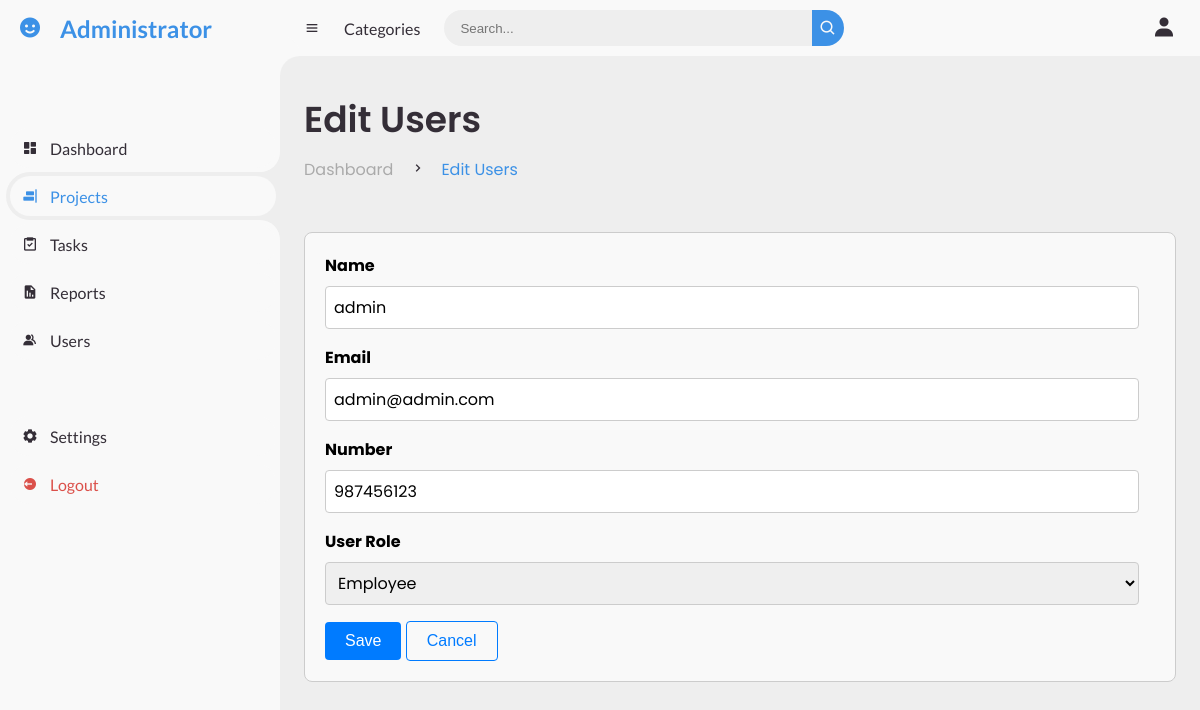
/includes/edit_users.php?edit_id=8 (signed in), run on the app's committed database.
### tables this page shows
CREATE TABLE `users` (
  `id` int(11) NOT NULL,
  `name` varchar(200) NOT NULL,
  `email` varchar(390) NOT NULL,
  `number` varchar(20) NOT NULL,
  `password` varchar(200) NOT NULL,
  `user_role` int(11) NOT NULL
);

### includes/dynamic_role_title.php (called while the page is built, shortened)
<?php
if (isset($_SESSION['user_role']) && isset($_SESSION['user_email'])) {
    $user_role = $_SESSION['user_role'];
    switch ($user_role) {
        case 1:
            $greeting = 'Administrator';
            break;
    }
} else {
    header("Location: user_login.php");
    exit;
}
?>

### includes/edit_users.php (the view, shortened to what this page needs)
<?php
include "dynamic_role_title.php";
include "connection.php";
$edit_id = $_GET['edit_id'];
$sql = "SELECT * FROM users WHERE id = ?";
$stmt = $conn->prepare($sql);
if ($stmt) {
    $stmt->bind_param("i", $edit_id);
    $stmt->execute();
    $result = $stmt->get_result();
    if ($result->num_rows == 1) {
        $user = $result->fetch_assoc();
    } else {
        header("Location: users.php");
        exit;
    }
} else {
    die('Error preparing SQL: ' . $conn->error);
}
?>
<!DOCTYPE html>
<html lang="en">
<head>
    <link href='https://unpkg.com/boxicons@2.1.4/css/boxicons.min.css' rel='stylesheet'>
    <link rel="stylesheet" href="../CSS/user_dashboard.css">
</head>
<body>
<section id="sidebar">
        <a class="brand" href="#">
            <i class="bx bxs-smile"></i><span class="text"><?php echo $greeting; ?></span>
        </a>
        <ul class="side-menu top">
            <li>
                <a href="admin_dashboard.php" class="sidebar-link" data-section="dashboard">
                    <i class='bx bxs-dashboard'></i>
                    <span class="text">Dashboard</span>
                </a>
            </li>
            <li class="active">
                <a href="projects.php" class="sidebar-link" data-section="projects">
                    <i class='bx bxs-objects-horizontal-right'></i>
                    <span class="text">Projects</span>
                </a>
            </li>
            <li>
                <a href="task.php" id="tasks-link">
                    <i class='bx bx-task'></i>
                    <span class="text">Tasks</span>
                </a>
            </li>
            <li>
                <a href="#" id="reports-link">
                    <i class='bx bxs-report'></i>
                    <span class="text">Reports</span>
                </a>
            </li>
            <li>
                <a href="users.php" id="team-link">
                    <i class='bx bxs-group'></i>
                    <span class="text">Users</span>
                </a>
            </li>
        </ul>
        <ul class="side-menu">
            <li>
                <a href="#" id="settings-link">
                    <i class='bx bxs-cog'></i>
                    <span class="text">Settings</span>
                </a>
            </li>
            <li>
                <a href="user_login.php" class="logout">
                    <i class='bx bxs-log-out-circle'></i>
                    <span class="text">Logout</span>
                </a>
            </li>
        </ul>
    </section>
    <section id="content">
        <nav>
            <i class='bx bx-menu'></i>
            <a href="#" class="nav-link">Categories</a>
            <form action="#">
                <div class="form-input">
                    <input type="search" placeholder="Search...">
                    <button type="submit" class="search-btn"><i class='bx bx-search'></i></button>
                </div>
            </form>
            <a href="profile.php" class="profile">
                <i class='bx bxs-user' style='font-size: 1.5em;'></i>
            </a>
        </nav>
        <main class="container">
            <div class="head-title">
                <div class="left">
                    <h1>Edit Users</h1>
                    <ul class="breadcrumb">
                        <li><a href="#">Dashboard</a></li>
                        <li><i class='bx bx-chevron-right'></i></li>
                        <li><a class="active" href="#">Edit Users</a></li>
                    </ul>
                </div>
            </div><br><br>
        <div class="row">
            <form action="<?php echo htmlspecialchars($_SERVER["PHP_SELF"]) . '?edit_id=' . $edit_id; ?>" method="post" class="form">
                <label for="name" class="form-label">Name</label>
                <input type="text" id="name" name="name" placeholder="Enter your Name" required class="form-control" value="<?php echo htmlspecialchars($user['name']); ?>">
                <label for="email" class="form-label">Email</label>
                <input type="email" id="email" name="email" placeholder="Enter your email" required class="form-control" value="<?php echo htmlspecialchars($user['email']); ?>">
                <label for="number" class="form-label">Number</label>
                <input type="number" id="number" name="number" placeholder="Enter your Number" required class="form-control" value="<?php echo htmlspecialchars($user['number']); ?>">
                <label for="user_role" class="form-label">User Role</label>
                <select id="user_role" name="user_role" class="form-select">
                    <option value="2" <?php if ($user['user_role'] == 2) echo 'selected'; ?> selected>Employee</option>
                </select>
                <input type="submit" name="save_user" value="Save" onclick="alert('Changes saved');" class="button">
                <input type="button" value="Cancel" onclick="window.location.href='users.php';" class="button button-outline">
            </form>
        </div>
    </main>
</body>
</html>

### CSS/user_dashboard.css (style rules this page uses)
* { margin: 0; padding: 0; box-sizing: border-box; }
a { text-decoration: none; }
li { list-style: none; }
:root { --poppins: 'Poppins', sans-serif; --lato: 'Lato', sans-serif; --light: #F9F9F9; --blue: #3C91E6; --light-blue: #CFE8FF; --grey: #eee; --dark-grey: #AAAAAA; --dark: #342E37; --red: #DB504A; --yellow: #FFCE26; --light-yellow: #FFF2C6; --orange: #FD7238; --light-orange: #FFE0D3; }
html { overflow-x: hidden; }
body { background: var(--grey); overflow-x: hidden; }
#sidebar { position: fixed; top: 0; left: 0; width: 280px; height: 100%; background: var(--light); z-index: 2000; font-family: var(--lato); transition: .3s ease; overflow-x: hidden; scrollbar-width: none; }
#sidebar .brand { font-size: 24px; font-weight: 700; height: 56px; display: flex; align-items: center; color: var(--blue); position: sticky; top: 0; left: 0; background: var(--light); z-index: 500; padding-bottom: 20px; box-sizing: content-box; }
#sidebar .brand .bx { min-width: 60px; display: flex; justify-content: center; }
#sidebar .side-menu { width: 100%; margin-top: 48px; }
#sidebar .side-menu li { height: 48px; background: transparent; margin-left: 6px; border-radius: 48px 0 0 48px; padding: 4px; }
#sidebar .side-menu li.active { background: var(--grey); position: relative; }
#sidebar .side-menu li.active::before { content: ''; position: absolute; width: 40px; height: 40px; border-radius: 50%; top: -40px; right: 0; box-shadow: 20px 20px 0 var(--grey); z-index: -1; }
#sidebar .side-menu li.active::after { content: ''; position: absolute; width: 40px; height: 40px; border-radius: 50%; bottom: -40px; right: 0; box-shadow: 20px -20px 0 var(--grey); z-index: -1; }
#sidebar .side-menu li a { width: 100%; height: 100%; background: var(--light); display: flex; align-items: center; border-radius: 48px; font-size: 16px; color: var(--dark); white-space: nowrap; overflow-x: hidden; }
#sidebar .side-menu.top li.active a { color: var(--blue); }
#sidebar .side-menu li a.logout { color: var(--red); }
#sidebar .side-menu li a .bx { min-width: calc(60px - ((4px + 6px) * 2)); display: flex; justify-content: center; }
#sidebar .side-menu.top li { position: relative; }
#content { position: relative; width: calc(100% - 280px); left: 280px; transition: .3s ease; }
#content nav { height: 56px; background: var(--light); padding: 0 24px; display: flex; align-items: center; grid-gap: 24px; font-family: var(--lato); position: sticky; top: 0; left: 0; z-index: 1000; }
#content nav::before { content: ''; position: absolute; width: 40px; height: 40px; bottom: -40px; left: 0; border-radius: 50%; box-shadow: -20px -20px 0 var(--light); }
#content nav a { color: var(--dark); }
#content nav .bx.bx-menu { cursor: pointer; color: var(--dark); }
#content nav .nav-link { font-size: 16px; transition: .3s ease; }
#content nav form { max-width: 400px; width: 100%; margin-right: auto; }
#content nav form .form-input { display: flex; align-items: center; height: 36px; }
#content nav form .form-input input { flex-grow: 1; padding: 0 16px; height: 100%; border: none; background: var(--grey); border-radius: 36px 0 0 36px; outline: none; width: 100%; color: var(--dark); }
#content nav form .form-input button { width: 36px; height: 100%; display: flex; justify-content: center; align-items: center; background: var(--blue); color: var(--light); font-size: 18px; border: none; outline: none; border-radius: 0 36px 36px 0; cursor: pointer; }
#content main { width: 100%; padding: 36px 24px; font-family: var(--poppins); max-height: calc(100vh - 56px); overflow-y: auto; }
#content main .head-title { display: flex; align-items: center; justify-content: space-between; grid-gap: 16px; flex-wrap: wrap; }
#content main .head-title .left h1 { font-size: 36px; font-weight: 600; margin-bottom: 10px; color: var(--dark); }
#content main .head-title .left .breadcrumb { display: flex; align-items: center; grid-gap: 16px; }
#content main .head-title .left .breadcrumb li { color: var(--dark); }
#content main .head-title .left .breadcrumb li a { color: var(--dark-grey); pointer-events: none; }
#content main .head-title .left .breadcrumb li a.active { color: var(--blue); pointer-events: unset; }

### data on the page
users: name "admin", email "admin@admin.com", number "987456123", user_role "Employee"

### other printed values
$greeting "Administrator"
